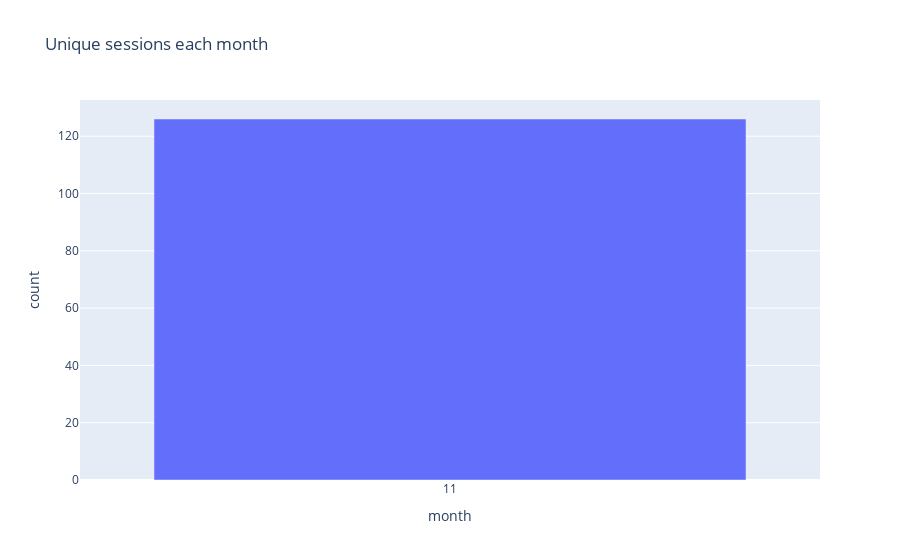

The notebook cell saved with this chart:
### Code cell
pdf_usr_ses_by_mnth = sdf_usr_ses.toPandas()
pdf_usr_ses_by_mnth = pdf_usr_ses_by_mnth[pdf_usr_ses_by_mnth.month != 12]
pdf_usr_ses_by_mnth.month = pdf_usr_id_by_mnth.month.astype(str)
px.bar(pdf_usr_id_by_mnth, x="month", y="count", title="Unique sessions each month")

### Figure 1 — Plotly figure (JSON) as saved in the notebook; plotly's stock layout.template omitted (floating-point values rounded to 4 significant figures)
{"data": [{"alignmentgroup": "True", "hovertemplate": "month=%{x}<br>count=%{y}<extra></extra>", "legendgroup": "", "marker": {"color": "#636efa"}, "name": "", "offsetgroup": "", "orientation": "v", "showlegend": false, "textposition": "auto", "type": "bar", "x": ["11"], "xaxis": "x", "y": [126], "yaxis": "y"}], "layout": {"barmode": "relative", "legend": {"tracegroupgap": 0}, "title": {"text": "Unique sessions each month"}, "xaxis": {"anchor": "y", "domain": [0.0, 1.0], "title": {"text": "month"}}, "yaxis": {"anchor": "x", "domain": [0.0, 1.0], "title": {"text": "count"}}}}
